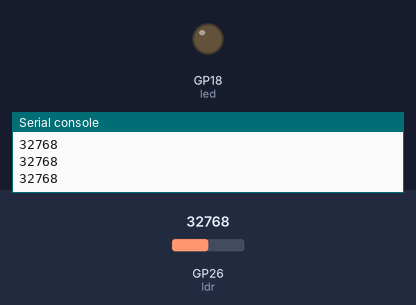
This program was run on a simulated Raspberry Pi Pico running MicroPython. Parts: output pins drawn as LEDs (lit = HIGH), the last lines printed to the serial console. Inputs (shaded band) come from the test bench; at power-on: GP26 (ldr) = 32768 (analog values on the 0–65535 scale).

Above: at 1.2 s.
1.3 s: GP26 (ldr) set to 30672
2.8 s: GP26 (ldr) set to 28864
At 4.2 s:
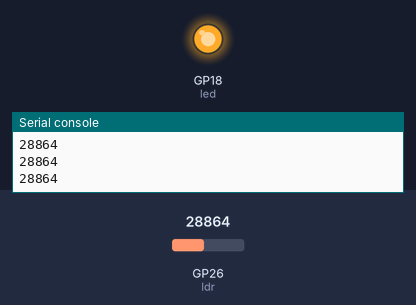
4.5 s: GP26 (ldr) set to 30655
At 5.5 s:
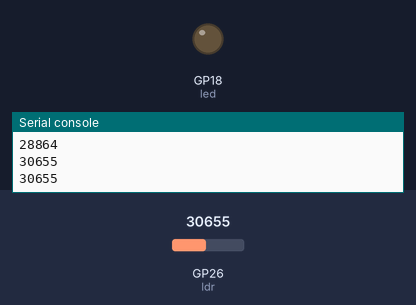
6.0 s: GP26 (ldr) set to 29345
At 6.7 s:
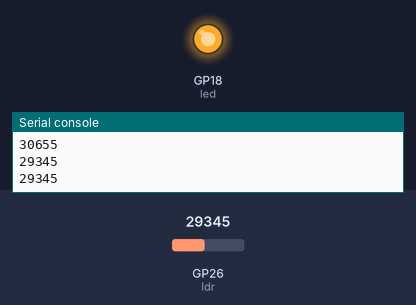
Timing chart, 0 to 8.5 s (numbered marks = the images above; inputs shaded):
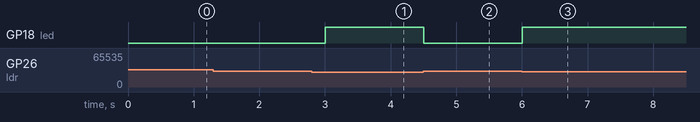

Measured:
- the behaviour switches between 30000 and 29984 on GP26 (ldr) (found by bisection; images 0 and 1)
- after the input at 2.8 s, GP18 (led): LOW → HIGH after 0.20 s
- after the input at 4.5 s, GP18 (led): HIGH → LOW at once
- after the input at 6.0 s, GP18 (led): LOW → HIGH at once

The program:

04_ejemplo_05_sensor_ldr_led.py
```python
from machine import ADC, Pin
import utime

ldr = ADC(0)
led = Pin(18, Pin.OUT)

while True:
    valor = ldr.read_u16()
    print(valor)
    if valor >= 30000:
        led.value(0)
    else:
        led.value(1)

    utime.sleep_ms(500)
```
